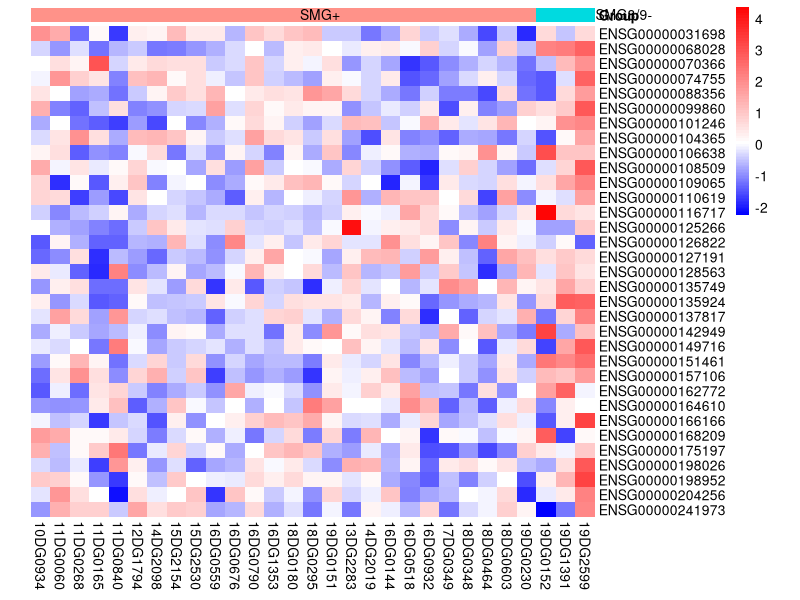
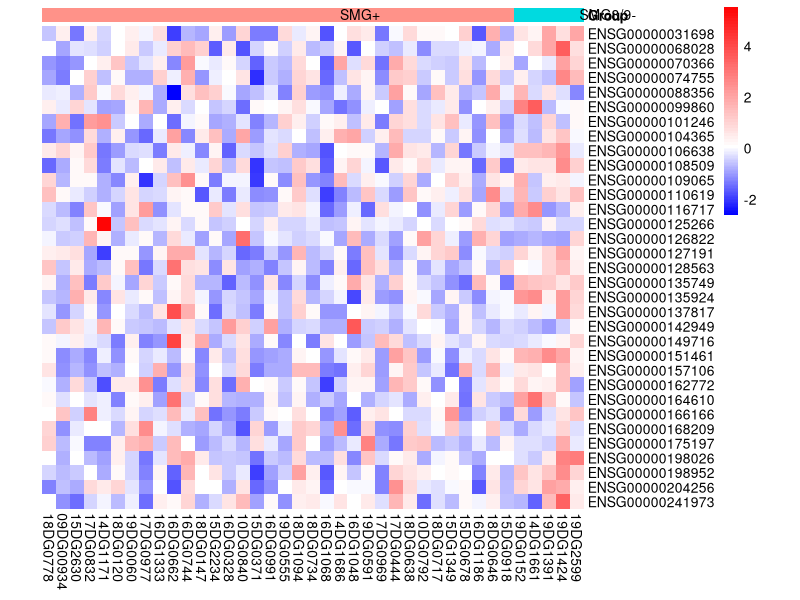

Here is the R script that generated these plots, in order:
#!/usr/bin/env Rscript

library(pheatmap)
library(grid)

pdf("FigureS2.pdf")

data = read.table("zscore.skin.core.tsv",sep="\t",header=TRUE,row.names = 1,check.names=F )
annotation <- data.frame(Group = factor(1:29 <=26, labels = c("SMG8/9-", "SMG+")))
rownames(annotation) <- colnames(data) 
data = data[order(row.names(data)),]
bk<-c(seq(min(data),0,length.out = 50),seq(0.01,max(data),length.out = 50))
pheatmap(data,cluster_rows = FALSE,cluster_cols = FALSE,cellwidth = 14,
		 border=FALSE,
		 color = c(colorRampPalette(colors = c("blue","white"))(length(bk)/2),colorRampPalette(colors = c("white","red"))(length(bk)/2)),
		 breaks = bk,
		 annotation = annotation,annotation_legend = FALSE)
grid.text(levels(annotation$Group), x=c(0.78,0.4),y=c(0.976,0.976), gp=gpar(fontsize=10))



data = read.table("zscore.blood.core.tsv",sep="\t",header=TRUE,row.names = 1,check.names=F )
annotation <- data.frame(Group = factor(1:39 <=34, labels = c("SMG8/9-", "SMG+")))
rownames(annotation) <- colnames(data) 
data = data[order(row.names(data)),]
bk<-c(seq(min(data),0,length.out = 50),seq(0.01,max(data),length.out = 50))
pheatmap(data,cluster_rows = FALSE,cluster_cols = FALSE,cellwidth = 10,
		 border=FALSE,
		 color = c(colorRampPalette(colors = c("blue","white"))(length(bk)/2),colorRampPalette(colors = c("white","red"))(length(bk)/2)),
		 breaks = bk,
		 annotation = annotation,annotation_legend = FALSE)
grid.text(levels(annotation$Group), x=c(0.76,0.45),y=c(0.976,0.976), gp=gpar(fontsize=10))
